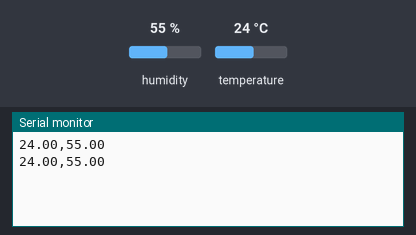
Simulated run of this sketch. Board: Arduino Uno, built with avr-gcc and run on an emulated ATmega328P. On the bench: the last lines printed to the serial monitor. The test bench sets the inputs (shaded band); at power-on: humidity 55 %, temperature 24 °C.

Above: at 4.8 s.
4.9 s: humidity set to 22 %
At 7.2 s:
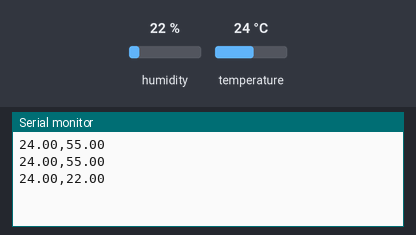
7.9 s: temperature set to 12 °C
At 8.5 s:
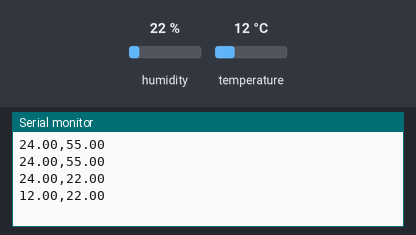
10.9 s: humidity set to 40 %
At 13.3 s:
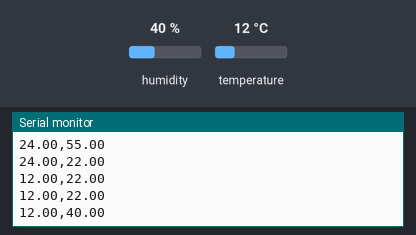
Timing chart, 0 to 14.8 s (numbered marks = the images above; inputs shaded):
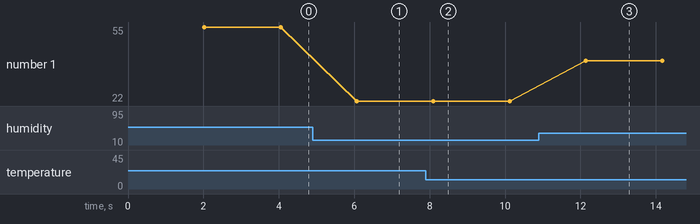

The sketch:

sketch_nov13a.ino
```cpp
# include"DHT.h"

#define DHTPIN 6  // Pin donde esta conectado al DHT11
#define DHTTYPE DHT11  // Tipo de sensor DHT

DHT dht(DHTPIN, DHTTYPE);

void setup(){
  Serial.begin(9600);
  dht.begin();

}

void loop(){
  delay (2000); // Espera 2 segundos entre lecturas

  float h = dht.readHumidity();
  float t = dht.readTemperature();

  if (isnan(h) || isnan (t)){
    Serial.println("Error al leer del sensor DHT11");
    return;
  }

  Serial.print(t);
  Serial.print(",");
  Serial.println(h);
}
```

Measured:
- after the input at 4.9 s, the serial monitor: prints a new line after 1.2 s (image 1)
- after the input at 7.9 s, the serial monitor: prints a new line after 0.20 s (image 2)
- after the input at 10.9 s, the serial monitor: prints a new line after 1.2 s (image 3)
- plotted number 1: 55 → 22 after the input at 4.9 s, 22 → 40 after the input at 10.9 s
